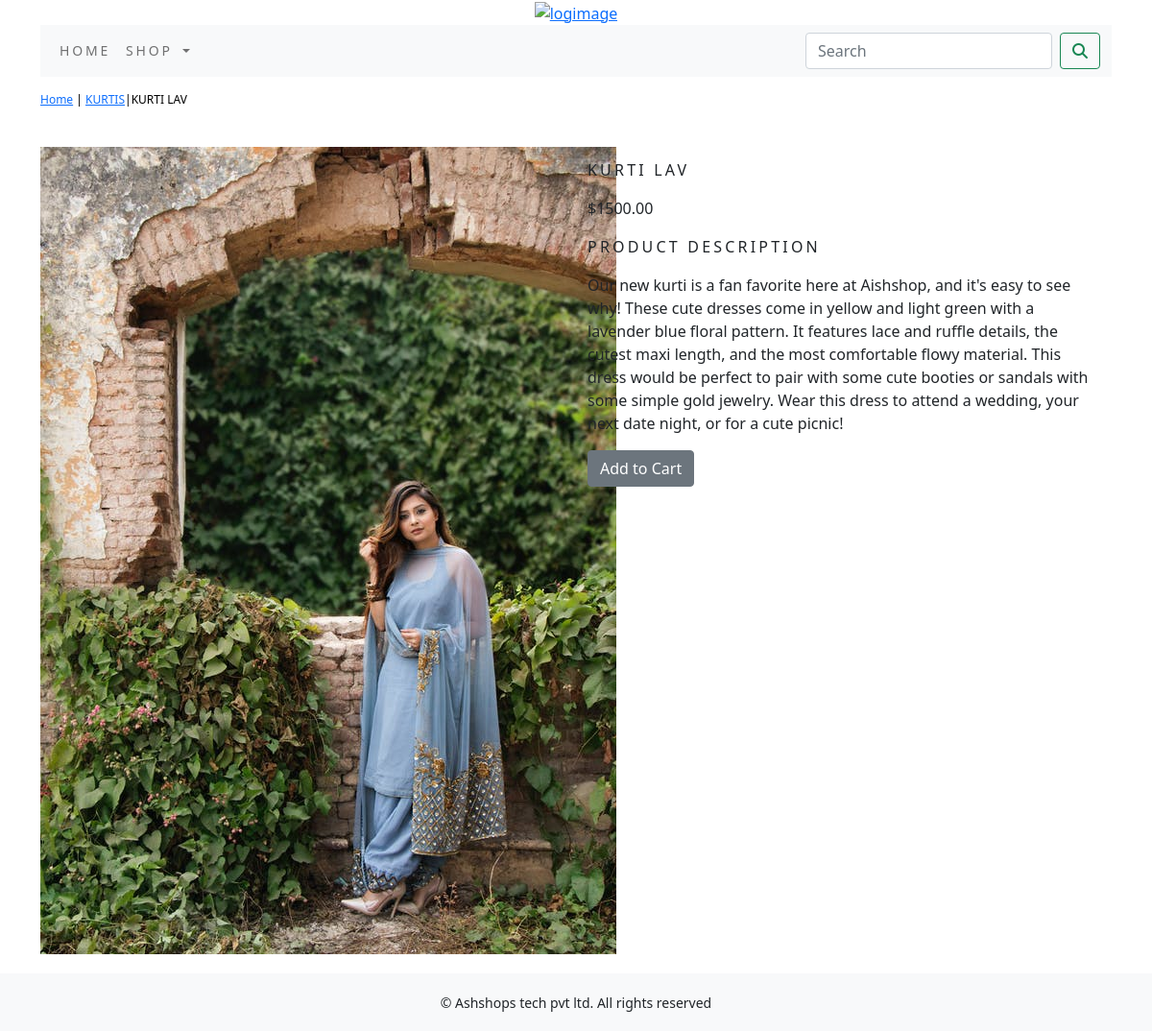
The page /shop/kurtis/kurti-lav/ on the database its author committed.
### shop/models.py (models this page shows, shortened)
class Product(models.Model):
    name = models.CharField(max_length=250, unique=True)
    slug = models.SlugField(max_length=250, unique=True)
    description = models.TextField(blank=True)
    price = models.DecimalField(max_digits=10,decimal_places=2)
    category = models.ForeignKey(Category,on_delete=models.CASCADE)
    image = models.ImageField(upload_to='product', blank=True)
    stock = models.IntegerField()
    available=models.BooleanField(default=True)
    created=models.DateTimeField(auto_now_add=True)
    updated=models.DateTimeField(auto_now=True)
    class Meta:
        ordering = ('name',)
        verbose_name = 'product'
        verbose_name_plural = 'products'

class Category(models.Model):
    name=models.CharField(max_length=250,unique=True)
    slug=models.SlugField(max_length=250,unique=True)
    description=models.TextField(blank=True)
    image=models.ImageField(upload_to='category',blank=True)
    class Meta:
        ordering=('name',)
        verbose_name='category'
        verbose_name_plural='categories'
    def get_url(self):
            return reverse('shop:products_by_category', args=[self.slug])
    def __str__(self):
        return '{}'.format(self.name)

### shop/views.py (the view)
# urls.py: path('<slug:c_slug>/<slug:product_slug>/',views.proDetail,name='prodCatdetail')
def proDetail(request,c_slug,product_slug):
    try:
        product=Product.objects.get(category__slug=c_slug,slug=product_slug)
    except Exception as e:
        raise e
    return render(request,'product.html',{'product':product})

### cart/context_processors.py (called while the page is built)
def counter(request):
    item_count=0
    if 'admin' in request.path:
        return {}
    else:
        try:
            cart=Cart.objects.filter(cart_id=_cart_id(request))
            car_items=CartItem.objects.all().filter(cart=cart[:1])
            for cart_item in car_items:
                item_count += cart_item.quantity
        except Cart.DoesNotExist:
            item_count= 0
    return dict(item_count=item_count)

### cart/views.py (called while the page is built)
def _cart_id(request):
    cart=request.session.session_key
    if not cart:
        cart=request.session.create()
    return cart

### shop/context_processors.py (called while the page is built)
def menu_links(request):
    links=Category.objects.all()
    return dict(links=links)

### template/product.html (shortened to what this page needs)
{% extends 'base.html' %}
{% load static %}
{% block content %}
 <div class="row my_prod_row_class">
     <div class="mx_auto">
         <p><a href="{% url 'shop:allProdCat' %}">Home</a> | <a href="{{product.category.get_url}}">{{product.category}}</a>|{{product.name}}</p>
     </div>
 <div class="container">
 <br>
 <div class="row">
     <div class="col-12 col-sm-12 col-md-12 col-lg-6 text-center">
        <div style="min-width:18rem">
            <img src="{{product.image.url}}" alt="{{product.name}}">
</div>
     </div>
         <div class="col-12 col-sm-12 col-md-12 col-lg-6">
             <div>
             <h1 class="my_prod_title">{{product.name}}</h1>
             <p>${{product.price}}</p>
             <p class="my_title">Product Description</p>
             <p class="text-justify my_prod_text">{{product.description}}</p>
             {% if product.stock <= 0 %}
             <p class="text-justify my_prod_text"><b>Out of Stock</b></p>
             {% else %}
             <a class="btn btn-secondary" href="{% url 'cart:add_cart' product.id %}">Add to Cart</a>
             {% endif %}
         </div>
     </div>
 </div>
 </div>
     </div>
{% endblock %}

### static/css/custom.css (style rules this page uses)
body { font-family: 'Roboto', sans-serif; }
.my_title { font-size:16px; text-transform:uppercase; letter-spacing:.2em; }
.my_prod_row_class { padding-top:15px; padding-bottom:20px; }
.my_prod_row_class .mx_auto { color:#000; font-size:12px; text-decoration:none; }
.my_prod_title { font-size:16px; text-transform:uppercase; letter-spacing:.2em; padding-top:15px; padding-bottom:10px; }
.my_prod_text { padding-right:20px; }

### rows shown on the page
Product: category "KURTIS", name "KURTI LAV", image (picture), price "1500.00", description "Our new kurti is a fan favorite here at Aishshop, and it's easy to see why! These cute dresses come in yellow and light green with a lavender blue floral pattern. It features lace and ruffle details, the cutest maxi length, and the most comfortable flowy material. This dress would be perfect to pair with some cute booties or sandals with some simple gold jewelry. Wear this dress to attend a wedding, your next date night, or for a cute picnic!"
